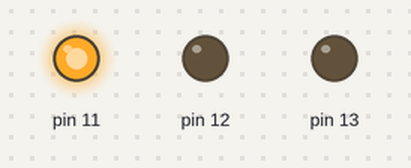
This sketch was run on a simulated Arduino Uno, built with avr-gcc and run on an emulated ATmega328P. Parts: output pins drawn as LEDs (lit = HIGH).

Above: at 0.7 s.
At 2.2 s:
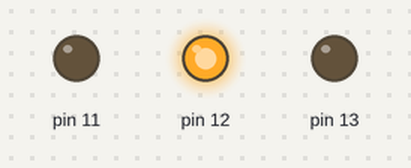
At 3.7 s:
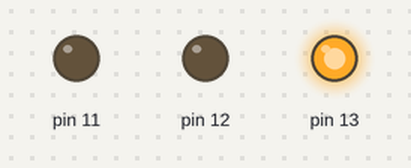
Timing chart, 0 to 5.9 s (numbered marks = the images above):
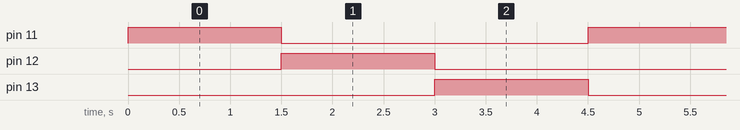

Measured:
- by itself, pin 11–13: alternates HIGH for 1.5 s and LOW for 3.0 s
- by itself, everything shown: repeats every 4.5 s, in 3 steps

The sketch:

3_leds.ino
```cpp
void setup()
{
  pinMode(11, OUTPUT);
  pinMode(12, OUTPUT);
  pinMode(13, OUTPUT);
}

void loop()
{
  digitalWrite(11, HIGH);
  digitalWrite(12, LOW);
  digitalWrite(13, LOW);
  delay(1500);

  digitalWrite(12, HIGH);
  digitalWrite(11, LOW);
  digitalWrite(13, LOW);
  delay(1500);

  digitalWrite(13, HIGH);
  digitalWrite(12, LOW);
  digitalWrite(11, LOW);
  delay(1500);

}
```
